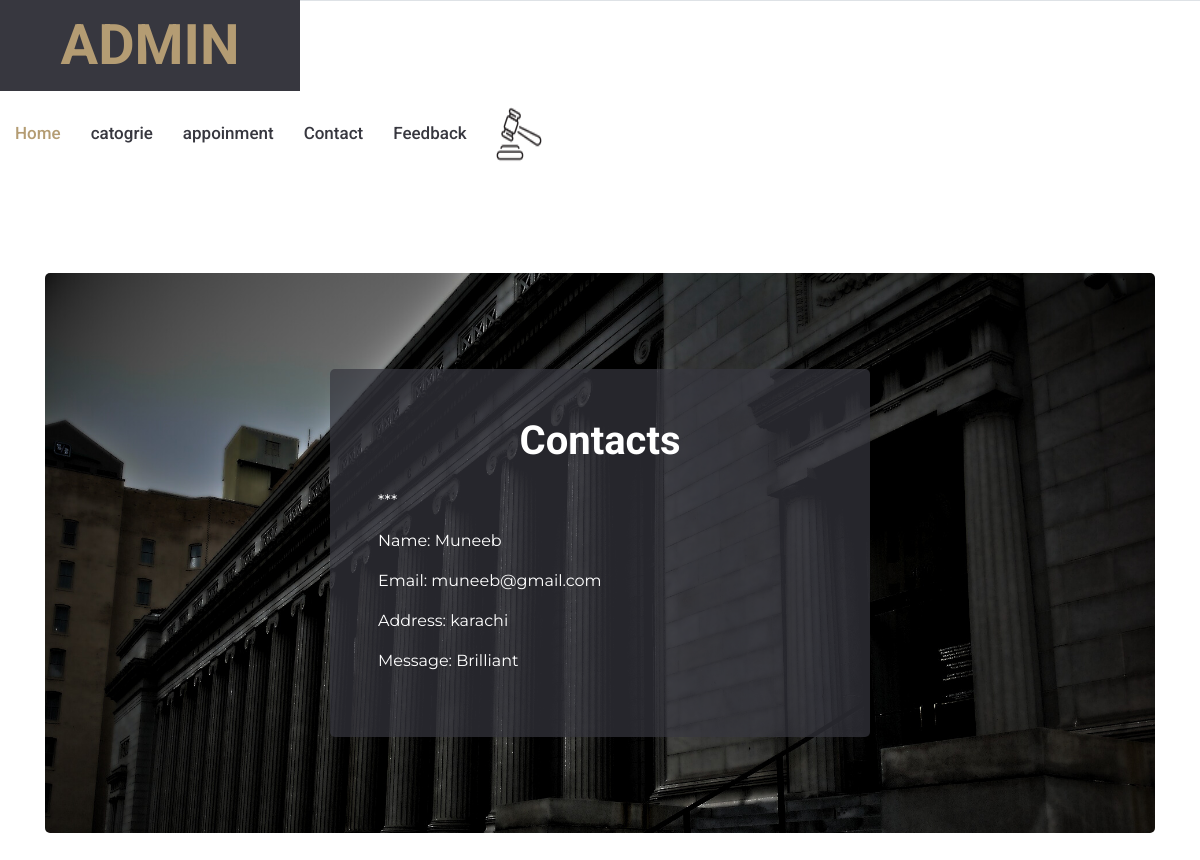
The app's page /admin/admin_contact.php with its own data.
### tables this page shows
CREATE TABLE `contacts` (
  `id` int(11) NOT NULL,
  `lawyer_id` int(11) NOT NULL,
  `name` varchar(255) DEFAULT NULL,
  `email` varchar(255) DEFAULT NULL,
  `address` text DEFAULT NULL,
  `message` text DEFAULT NULL
);

### admin/admin_contact.php (the view, shortened to what this page needs)
<!DOCTYPE html>
<html lang="en">
<head>
    <link href="https://cdnjs.cloudflare.com/ajax/libs/font-awesome/5.10.0/css/all.min.css" rel="stylesheet">
    <link href="lib/owlcarousel/assets/owl.carousel.min.css" rel="stylesheet">
    <link href="lib/tempusdominus/css/tempusdominus-bootstrap-4.min.css" rel="stylesheet" />
    <link href="css/style.css" rel="stylesheet">
</head>
<body>
<?php
include('../connect.php');
include('admin_header.php');
?>
<div class="container-fluid py-5">
    <div class="container py-5">
        <div class="bg-appointment rounded" style="background-image:url(../image/court.jpg);">
            <div class="row h-100 align-items-center justify-content-center">
                <div class="col-lg-6 py-5">
                    <div class="rounded p-5 my-5 text-white" style="background:rgba(55, 55, 63, .7);">
                        <h1 class="text-center text-white mb-4">Contacts</h1>
                        <?php
                        $select_contact = mysqli_query($con, "SELECT * FROM `contacts`") or die('query failed');
                        if(mysqli_num_rows($select_contact) > 0) {
                            while($fetch_contact = mysqli_fetch_assoc($select_contact)) {
                        ?>
                            <div class="box">
                                <p><span>***</span></p>
                                <p>Name: <span><?php echo $fetch_contact['name']; ?></span></p>
                                <p>Email: <span><?php echo $fetch_contact['email']; ?></span></p>
                                <p>Address: <span><?php echo $fetch_contact['address']; ?></span></p>
                                <p>Message: <span><?php echo $fetch_contact['message']; ?></span></p>
                            </div>
                        <?php
                            }
                        } else {
                            echo '<p class="empty">No contact placed yet</p>';
                        }
                        ?>
                    </div>
                </div>
            </div>
        </div>
    </div>
</div>

### records on screen
contacts: name "Muneeb", email "muneeb@gmail.com", address "karachi", message "Brilliant"
